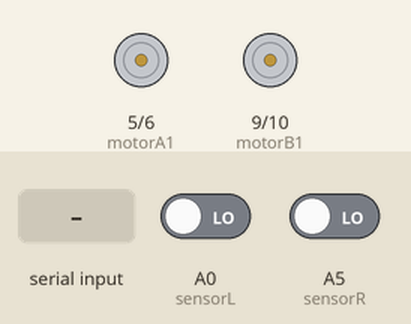
Bench run of a sketch on a simulated Arduino Uno, built with avr-gcc and run on an emulated ATmega328P. Parts: motor-driver pin pairs drawn as motors (green arrow = first pin HIGH = forward, orange = second pin HIGH = backward, longer = more drive). The inputs (shaded band) are chosen by the test bench; at power-on: A0 (sensorL) LOW, A5 (sensorR) LOW.

Above: at 1.2 s.
1.3 s: "T" received over Serial
At 1.7 s:
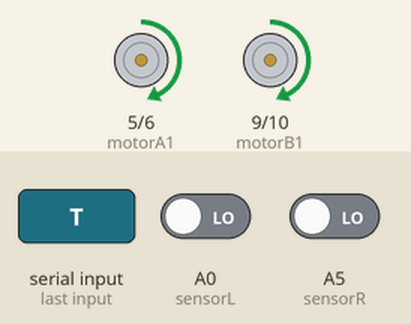
2.8 s: A0 (sensorL) driven HIGH
At 4.0 s:
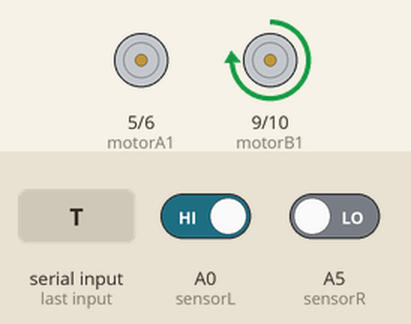
4.3 s: A5 (sensorR) driven HIGH
At 5.1 s:
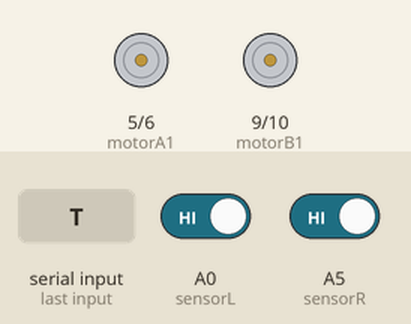
5.8 s: A0 (sensorL) driven LOW
At 6.2 s:
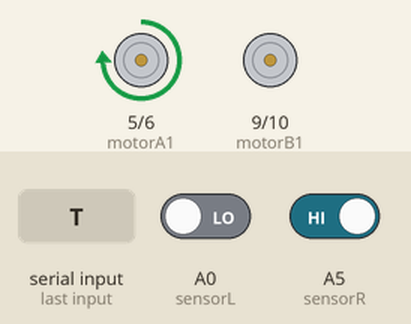
7.3 s: A5 (sensorR) driven LOW
At 8.5 s:
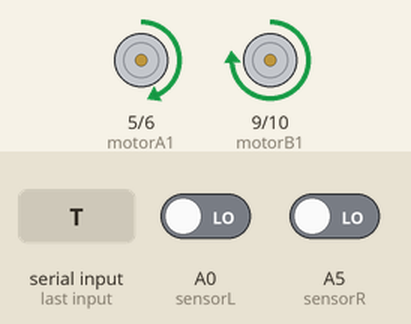
8.8 s: "F" received over Serial
At 9.8 s:
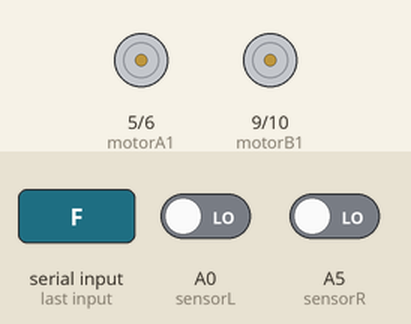
Timing chart, 0 to 11.3 s (numbered marks = the images above; inputs shaded):
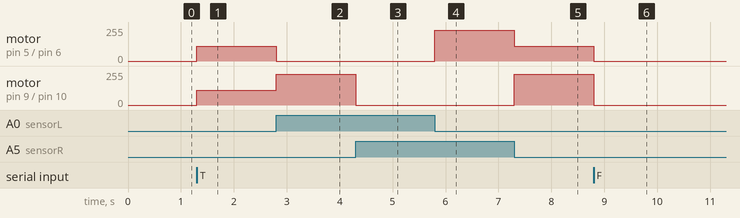

Measured:
- after the input at 1.3 s, motor on pin 5 (motorA1) / pin 6 (motorA2), motor on pin 9 (motorB1) / pin 10 (motorB2): stopped → forward 110/255 at once
- after the input at 2.8 s, motor on pin 5 (motorA1) / pin 6 (motorA2): forward 110/255 → stopped at once; motor on pin 9 (motorB1) / pin 10 (motorB2): forward 110/255 → forward 230/255 at once
- after the input at 4.3 s, motor on pin 9 (motorB1) / pin 10 (motorB2): forward 230/255 → stopped at once
- after the input at 5.8 s, motor on pin 5 (motorA1) / pin 6 (motorA2): stopped → forward 230/255 at once
- after the input at 7.3 s, motor on pin 5 (motorA1) / pin 6 (motorA2): forward 230/255 → forward 110/255 at once; motor on pin 9 (motorB1) / pin 10 (motorB2): stopped → forward 230/255 at once
- after the input at 8.8 s, motor on pin 5 (motorA1) / pin 6 (motorA2): forward 110/255 → stopped at once; motor on pin 9 (motorB1) / pin 10 (motorB2): forward 230/255 → stopped at once

The sketch:

L9110S_Basic_OK.ino
```cpp
int motorA1 = 5;
int motorA2 = 6;  //Left Motor
int motorB1 = 9;
int motorB2 = 10; //Right Motor
int sensorL = A0; //Left sensor
int sensorR = A5; //Right sensor

void setup ( ) {
  Serial.begin(9600);              // PC와의 시리얼 통신속도
  pinMode(motorA1 , OUTPUT);
  pinMode(motorA2 , OUTPUT);
  pinMode(motorB1 , OUTPUT);
  pinMode(motorB2 , OUTPUT);
  pinMode(sensorL, INPUT);
  pinMode(sensorR, INPUT);
}

void loop ( )  {
  if(Serial.available()){
    char control = Serial.read();  // 자동차 동작 제어 + LED로 에너지상태 표시
    if(control == 'F'){              // control 값이 F이면 정지
        MotionControl(0, 0, 0, 0);
    }
    else if(control == 'T'){         // control 값이 T이면 라인을 따라 직진
      while(control == 'T'){
         int val1 = digitalRead(sensorL);
         int val2 = digitalRead(sensorR);
        if (val1 == 0 && val2 == 0) {                   // 직진
          MotionControl(110, 0 , 110, 0);
          }
        else if (val1 == 0 && val2 == 1) {              // 우회전
          MotionControl(230, 0 , 0 , 0);
          }
        else if (val1 == 1 && val2 == 0) {              // 좌회전
          MotionControl(0, 0, 230, 0);
         }
        else if (val1 == 1 && val2 == 1){               // 정지
          MotionControl(0, 0, 0, 0);
         }
         char control = Serial.read();
        if (control == 'F'){
          MotionControl(0, 0, 0, 0);
          break;
        }
        }
      }
}
}

void MotionControl( int A1HL, int A2HL, int B1HL, int B2HL ){
  analogWrite( motorA1, A1HL );
  analogWrite( motorA2, A2HL );
  analogWrite( motorB1, B1HL );
  analogWrite( motorB2, B2HL );
}
```
